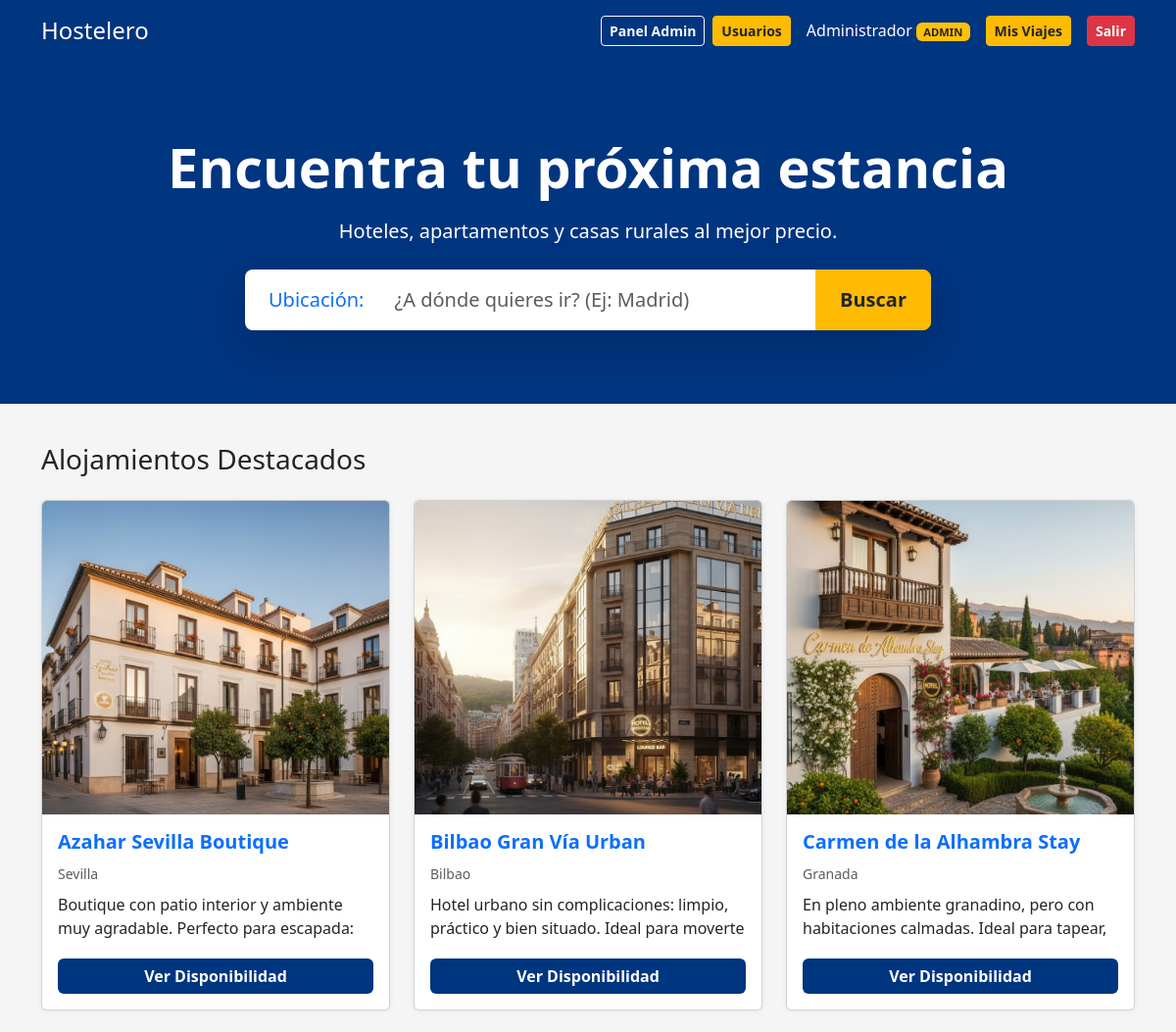
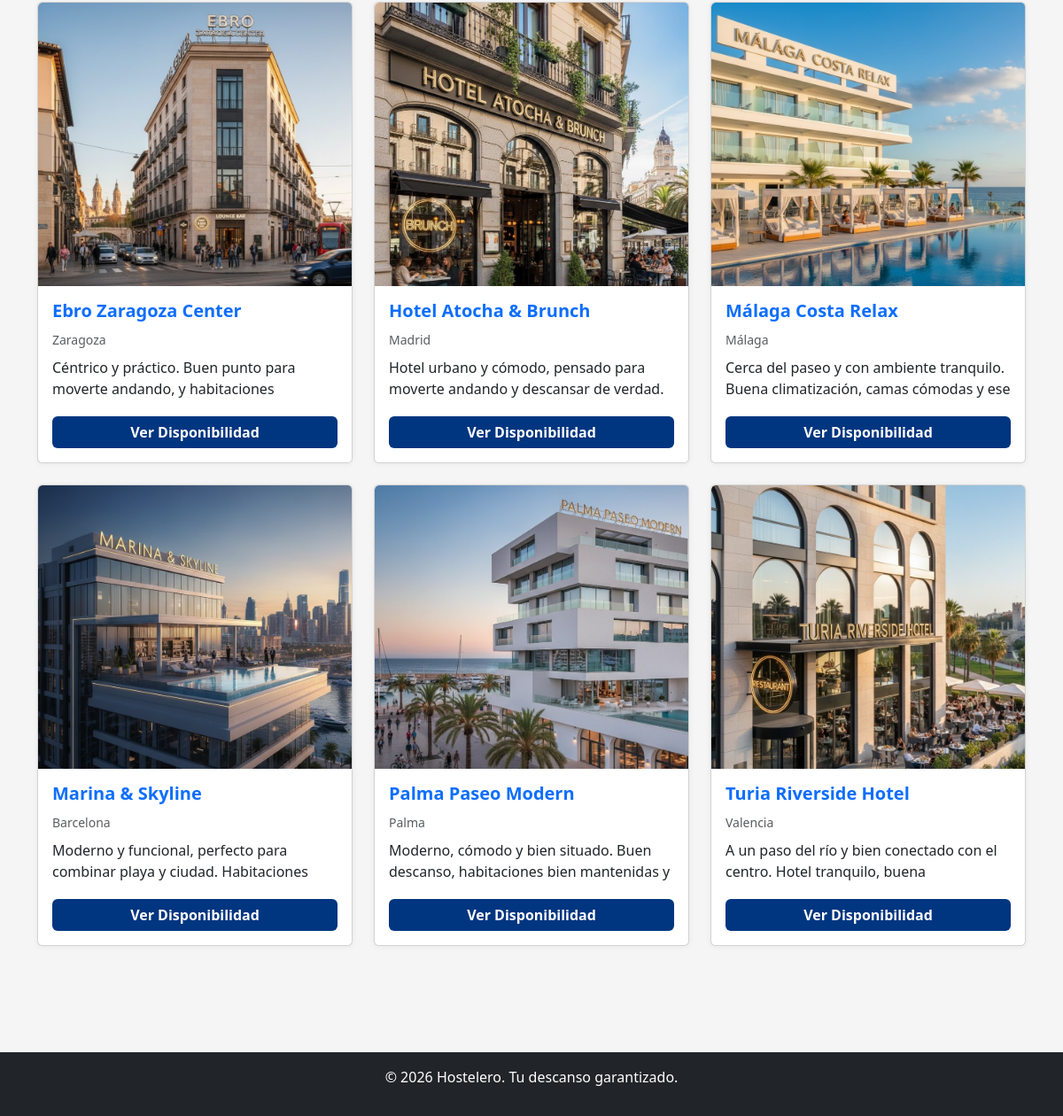
The page /app/index.php (signed in) on the database its author committed (2 pictures, top to bottom).
### tables this page shows
CREATE TABLE `hotel` (
  `id_hotel` int(11) NOT NULL,
  `id_usuario` int(11) NOT NULL,
  `nombre` varchar(100) NOT NULL,
  `direccion` varchar(200) DEFAULT NULL,
  `ciudad` varchar(50) DEFAULT NULL,
  `descripcion` text DEFAULT NULL,
  `imagen` varchar(255) DEFAULT NULL
);

### app/index.php (the view, shortened to what this page needs)
<?php
require 'includes/db.php';
require 'includes/header.php';
$ciudad = $_GET['ciudad'] ?? '';
$params = [];
$sql = "SELECT h.* FROM hotel h
    JOIN usuario u ON h.id_usuario = u.id_usuario
    WHERE u.estado = 'activo'";
$sql .= " ORDER BY h.nombre ASC";
$stmt = $pdo->prepare($sql);
$stmt->execute($params);
$hoteles = $stmt->fetchAll();
?>
<div class="hero-section text-center text-white d-flex align-items-center justify-content-center"
     style="background-color: #003580; min-height: 350px; margin-bottom: 40px;">
    <div class="container">
        <h1 class="display-4 fw-bold mb-3">Encuentra tu próxima estancia</h1>
        <p class="lead mb-4">Hoteles, apartamentos y casas rurales al mejor precio.</p>
        <form class="d-flex justify-content-center" method="GET" action="index.php">
            <div class="input-group input-group-lg shadow-lg" style="max-width: 700px; width: 100%;">
                <span class="input-group-text bg-white border-0 ps-4 text-primary">Ubicación:</span>
                <input type="text"
                       name="ciudad"
                       class="form-control border-0 p-3"
                       placeholder="¿A dónde quieres ir? (Ej: Madrid)"
                       value="<?php echo htmlspecialchars($ciudad); ?>">
                <button class="btn btn-warning fw-bold px-4 text-dark" type="submit">Buscar</button>
            </div>
        </form>
    </div>
</div>
<div class="container mb-5">
    <?php if ($ciudad): ?>
        <div class="d-flex align-items-center gap-2 mb-4">
            <h3 class="mb-0">Resultados para "<?php echo htmlspecialchars($ciudad); ?>"</h3>
            <a href="index.php" class="btn btn-outline-secondary btn-sm rounded-pill">Borrar filtros</a>
        </div>
    <?php else: ?>
        <h3 class="mb-4">Alojamientos Destacados</h3>
    <?php endif; ?>
    <div class="row">
    <?php foreach($hoteles as $hotel): ?>
        <?php
            $ruta_imagen = "uploads/" . $hotel['imagen'];
            $img = ($hotel['imagen'] && file_exists($ruta_imagen)) ? $ruta_imagen : "https://via.placeholder.com/400x250?text=" . urlencode($hotel['nombre']);
        ?>
        <div class="col-md-4 mb-4">
            <div class="card hotel-card">
                <img src="<?php echo $img; ?>" class="card-img-top card-img-top-fixed" loading="lazy" alt="Foto Hotel">
                <div class="card-body">
                    <h5 class="card-title text-primary fw-bold"><?php echo htmlspecialchars($hotel['nombre']); ?></h5>
                    <p class="text-muted mb-2"><small><?php echo htmlspecialchars($hotel['ciudad']); ?></small></p>
                    <p class="card-text">
                        <?php echo substr($hotel['descripcion'], 0, 90); ?>...
                    </p>
                    <div class="mt-3">
                        <a href="hotel.php?id=<?php echo $hotel['id_hotel']; ?>" class="btn btn-primary w-100 fw-bold">Ver Disponibilidad</a>
                    </div>
                </div>
            </div>
        </div>
    <?php endforeach; ?>
    </div>
</div>
<?php require 'includes/footer.php'; ?>

### app/includes/header.php (shortened to what this page needs)
<!DOCTYPE html>
<html lang="es">
<head>
    <link href="https://cdn.jsdelivr.net/npm/bootstrap@5.3.0/dist/css/bootstrap.min.css" rel="stylesheet">
    <link rel="stylesheet" href="https://cdn.jsdelivr.net/npm/flatpickr/dist/flatpickr.min.css">
    <link rel="stylesheet" href="css/style.css">
</head>
<body>
<nav class="navbar navbar-expand-lg navbar-dark sticky-top">
  <div class="container">
    <a class="navbar-brand fs-4" href="index.php">Hostelero</a>
    <div class="collapse navbar-collapse justify-content-end" id="navbarNav">
      <ul class="navbar-nav align-items-center">
        <?php if(isset($_SESSION['user_id'])): ?>
            <?php if($_SESSION['user_role'] == 'dueño' || $_SESSION['user_role'] == 'admin'): ?>
                <li class="nav-item">
                    <a class="btn btn-outline-light btn-sm me-2 fw-bold" href="mis_hoteles.php">
                        <?php echo ($_SESSION['user_role'] == 'admin') ? 'Panel Admin' : 'Gestionar Hoteles'; ?>
                    </a>
                </li>
            <?php endif; ?>
            <?php if($_SESSION['user_role'] == 'admin'): ?>
                <li class="nav-item">
                    <a class="btn btn-warning btn-sm me-3 fw-bold text-dark" href="admin_usuarios.php">
                        Usuarios
                    </a>
                </li>
            <?php endif; ?>
            <li class="nav-item text-white me-3">
                <?php echo htmlspecialchars($_SESSION['user_name']); ?>
                <span class="badge bg-warning text-dark" style="font-size: 0.7em;">
                    <?php echo strtoupper($_SESSION['user_role']); ?>
                </span>
            </li>
            <li class="nav-item"><a class="btn btn-warning btn-sm text-dark fw-bold me-2" href="mis_reservas.php">Mis Viajes</a></li>
            <li class="nav-item"><a class="btn btn-danger btn-sm text-white fw-bold ms-2" href="logout.php">Salir</a></li>
        <?php else: ?>
            <li class="nav-item"><a class="nav-link text-white" href="login.php">Iniciar Sesión</a></li>
            <li class="nav-item"><a class="btn btn-light btn-sm ms-2 text-primary fw-bold" href="registro.php">Registrarse</a></li>
        <?php endif; ?>
      </ul>
    </div>
  </div>
</nav>
<main class="flex-fill">

### app/includes/footer.php (shortened to what this page needs)
</main>
<footer class="bg-dark text-white text-center py-3 mt-5" style="width:100%; flex-shrink:0;">
    <p>&copy; <?php echo date('Y'); ?> Hostelero. Tu descanso garantizado.</p>
</footer>
</body>
</html>

### app/css/style.css (style rules this page uses)
:root { --primary-color: #003580; --secondary-color: #febb02; --bg-light: #f5f5f5 }
body { font-family: Segoe UI, Tahoma, Geneva, Verdana, sans-serif; background: #f5f5f5; color: #212529; margin: 0 }
.navbar { background: var(--primary-color) }
.navbar-brand, .navbar .nav-link { color: #fff !important }
.btn-primary { background: var(--primary-color); border: 0; color: #fff }
.btn-warning { background: var(--secondary-color); color: #003580 }
.hero-section { background: var(--primary-color); color: #fff; padding: 48px 0; margin-bottom: 30px }
.row { display: flex; flex-wrap: wrap; gap: 0 }
.row>[class*='col-'] { display: flex; flex-direction: column; align-items: stretch }
.col-md-4 { display: flex; flex-direction: column }
.hotel-card { display: flex !important; flex-direction: column !important; background: #fff; border-radius: .35rem; box-shadow: 0 1px 6px rgba(0, 0, 0, 0.06); overflow: hidden; height: 100%; min-height: 350px }
.hotel-card img { width: 414px !important; height: 320px !important; object-fit: cover !important; flex-shrink: 0 !important; display: block !important; border: 0 !important; padding: 0 !important; margin: 0 !important }
.card-img-top-fixed { width: 211px !important; height: 174px !important; object-fit: cover !important; object-position: center !important; flex-shrink: 0 !important; display: block !important; border: 0 !important; padding: 0 !important; margin: 0 !important }
.hotel-card .card-body { display: flex !important; flex-direction: column !important; flex: 1 !important; padding: 1rem }
.hotel-card .card-title { margin: 0 0 .5rem }
.hotel-card .card-text { flex: 1; margin-bottom: 1rem; overflow: hidden; line-height: 1.5; max-height: 3.2em }
.hotel-card .mt-3 { margin-top: auto !important }
.form-control { background: #fff; border: 1px solid #ced4da }
a { color: var(--primary-color) }

### app/includes/header.php (style rules this page uses)
html, body { height: 100%; margin: 0; }
body { display: flex; flex-direction: column; min-height: 100vh; }
footer { margin-top: auto; flex-shrink: 0; }

### rows shown on the page
hotel: imagen (picture), nombre "Azahar Sevilla Boutique", ciudad "Sevilla", descripcion "Boutique con patio interior y ambiente muy agradable. Perfecto para escapada:…"
hotel: imagen (picture), nombre "Bilbao Gran Vía Urban", ciudad "Bilbao", descripcion "Hotel urbano sin complicaciones: limpio, práctico y bien situado. Ideal para moverte…"
hotel: imagen (picture), nombre "Carmen de la Alhambra Stay", ciudad "Granada", descripcion "En pleno ambiente granadino, pero con habitaciones calmadas. Ideal para tapear,…"
hotel: imagen (picture), nombre "Ebro Zaragoza Center", ciudad "Zaragoza", descripcion "Céntrico y práctico. Buen punto para moverte andando, y habitaciones…"
hotel: imagen (picture), nombre "Hotel Atocha & Brunch", ciudad "Madrid", descripcion "Hotel urbano y cómodo, pensado para moverte andando y descansar de verdad.…"
hotel: imagen (picture), nombre "Málaga Costa Relax", ciudad "Málaga", descripcion "Cerca del paseo y con ambiente tranquilo. Buena climatización, camas cómodas y ese…"
hotel: imagen (picture), nombre "Marina & Skyline", ciudad "Barcelona", descripcion "Moderno y funcional, perfecto para combinar playa y ciudad. Habitaciones…"
hotel: imagen (picture), nombre "Palma Paseo Modern", ciudad "Palma", descripcion "Moderno, cómodo y bien situado. Buen descanso, habitaciones bien mantenidas y…"
hotel: imagen (picture), nombre "Turia Riverside Hotel", ciudad "Valencia", descripcion "A un paso del río y bien conectado con el centro. Hotel tranquilo, buena…"

### other values the page prints
$_SESSION['user_name'] "Administrador"
$_SESSION['user_role'] "ADMIN"
